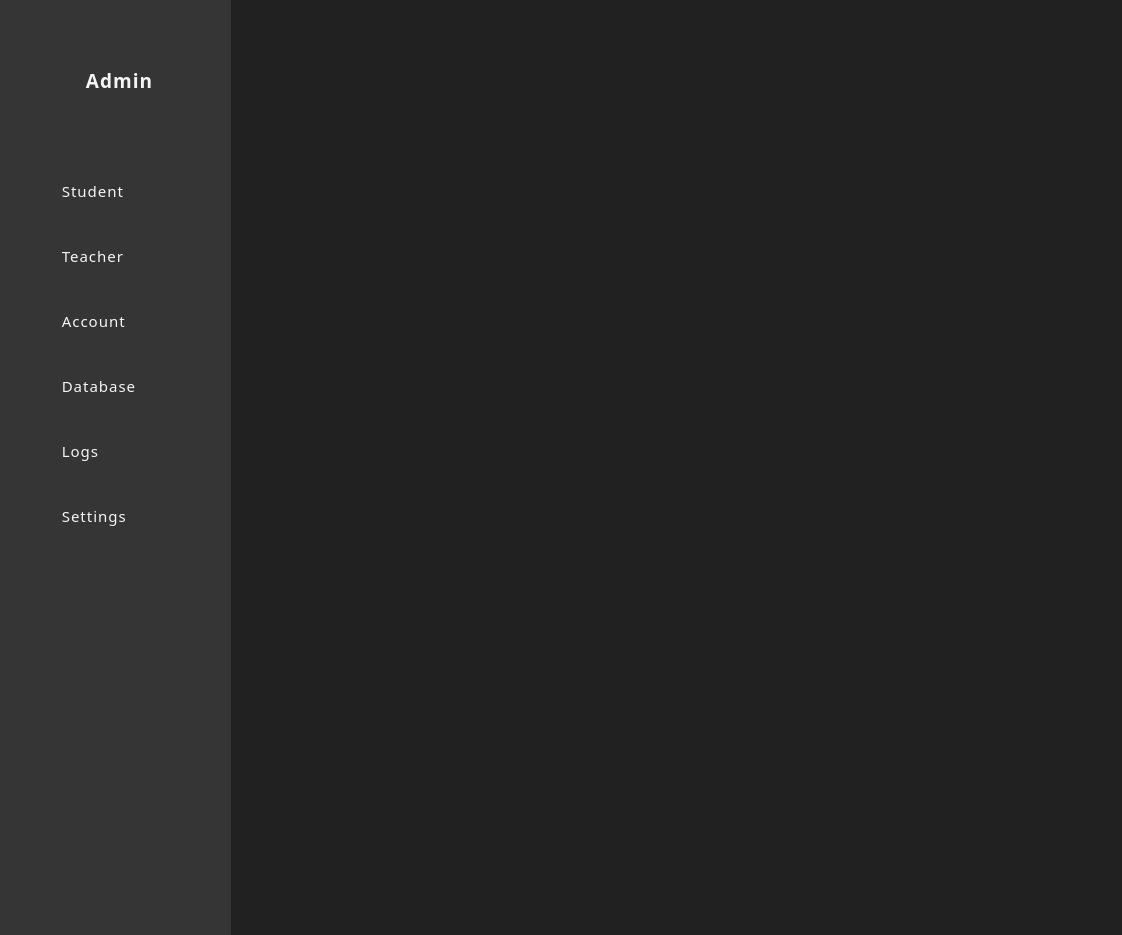
<?xml version="1.0" encoding="UTF-8"?>
<ui version="4.0">
 <class>MainForm</class>
 <widget class="QWidget" name="MainForm">
  <property name="geometry">
   <rect>
    <x>0</x>
    <y>0</y>
    <width>1122</width>
    <height>935</height>
   </rect>
  </property>
  <property name="sizePolicy">
   <sizepolicy hsizetype="Preferred" vsizetype="Preferred">
    <horstretch>0</horstretch>
    <verstretch>0</verstretch>
   </sizepolicy>
  </property>
  <property name="minimumSize">
   <size>
    <width>1122</width>
    <height>935</height>
   </size>
  </property>
  <property name="maximumSize">
   <size>
    <width>1122</width>
    <height>935</height>
   </size>
  </property>
  <property name="font">
   <font>
    <family>Segoe UI Semilight</family>
    <pointsize>12</pointsize>
   </font>
  </property>
  <property name="windowTitle">
   <string>Student &amp; Teacher Management</string>
  </property>
  <property name="windowIcon">
   <iconset>
    <normalon>../images/icon/Person.svg</normalon>
   </iconset>
  </property>
  <property name="accessibleName">
   <string>MainForm</string>
  </property>
  <property name="layoutDirection">
   <enum>Qt::LeftToRight</enum>
  </property>
  <property name="autoFillBackground">
   <bool>false</bool>
  </property>
  <property name="styleSheet">
   <string notr="true">background-color:rgb(33, 33, 33);</string>
  </property>
  <widget class="QWidget" name="widget" native="true">
   <property name="geometry">
    <rect>
     <x>-20</x>
     <y>0</y>
     <width>251</width>
     <height>941</height>
    </rect>
   </property>
   <property name="minimumSize">
    <size>
     <width>251</width>
     <height>941</height>
    </size>
   </property>
   <property name="styleSheet">
    <string notr="true">background-color:rgb(53, 53, 53);
border-radius:5px;
</string>
   </property>
   <widget class="QWidget" name="layoutWidget">
    <property name="geometry">
     <rect>
      <x>20</x>
      <y>0</y>
      <width>239</width>
      <height>551</height>
     </rect>
    </property>
    <layout class="QVBoxLayout" name="vertical_menu_layout">
     <property name="spacing">
      <number>5</number>
     </property>
     <property name="sizeConstraint">
      <enum>QLayout::SetMinimumSize</enum>
     </property>
     <property name="leftMargin">
      <number>5</number>
     </property>
     <property name="topMargin">
      <number>5</number>
     </property>
     <property name="rightMargin">
      <number>5</number>
     </property>
     <property name="bottomMargin">
      <number>5</number>
     </property>
     <item alignment="Qt::AlignHCenter|Qt::AlignVCenter">
      <widget class="QLabel" name="menu_title">
       <property name="minimumSize">
        <size>
         <width>229</width>
         <height>151</height>
        </size>
       </property>
       <property name="font">
        <font>
         <family>Segoe UI Semibold</family>
         <pointsize>14</pointsize>
         <weight>75</weight>
         <bold>true</bold>
        </font>
       </property>
       <property name="styleSheet">
        <string notr="true">color:whitesmoke;
text-align:left;
letter-spacing: 1px;
padding:10px;
margin:10px auto;</string>
       </property>
       <property name="text">
        <string>Admin</string>
       </property>
       <property name="alignment">
        <set>Qt::AlignCenter</set>
       </property>
       <property name="wordWrap">
        <bool>true</bool>
       </property>
       <property name="margin">
        <number>0</number>
       </property>
       <property name="indent">
        <number>0</number>
       </property>
      </widget>
     </item>
     <item>
      <widget class="QPushButton" name="dsh_student_menu_button">
       <property name="minimumSize">
        <size>
         <width>229</width>
         <height>60</height>
        </size>
       </property>
       <property name="font">
        <font>
         <family>Segoe UI Semilight</family>
         <pointsize>11</pointsize>
        </font>
       </property>
       <property name="cursor">
        <cursorShape>PointingHandCursor</cursorShape>
       </property>
       <property name="mouseTracking">
        <bool>true</bool>
       </property>
       <property name="styleSheet">
        <string notr="true">color:whitesmoke;
padding:10px auto;
margin:10px;
text-align:left;
letter-spacing:1px</string>
       </property>
       <property name="text">
        <string>  Student</string>
       </property>
       <property name="icon">
        <iconset>
         <normalon>../images/icon/Person.svg</normalon>
        </iconset>
       </property>
       <property name="flat">
        <bool>true</bool>
       </property>
       <attribute name="buttonGroup">
        <string notr="true">menu_button</string>
       </attribute>
      </widget>
     </item>
     <item>
      <widget class="QPushButton" name="dsh_teacher_menu_button">
       <property name="minimumSize">
        <size>
         <width>229</width>
         <height>60</height>
        </size>
       </property>
       <property name="font">
        <font>
         <family>Segoe UI Semilight</family>
         <pointsize>11</pointsize>
        </font>
       </property>
       <property name="cursor">
        <cursorShape>PointingHandCursor</cursorShape>
       </property>
       <property name="mouseTracking">
        <bool>true</bool>
       </property>
       <property name="styleSheet">
        <string notr="true">color:whitesmoke;
padding:10px auto;
margin:10px;
text-align:left;
letter-spacing:1px</string>
       </property>
       <property name="text">
        <string>  Teacher</string>
       </property>
       <property name="icon">
        <iconset>
         <normalon>../images/icon/Person.svg</normalon>
        </iconset>
       </property>
       <property name="flat">
        <bool>true</bool>
       </property>
       <attribute name="buttonGroup">
        <string notr="true">menu_button</string>
       </attribute>
      </widget>
     </item>
     <item>
      <widget class="QPushButton" name="dsh_account_menu_button_4">
       <property name="minimumSize">
        <size>
         <width>229</width>
         <height>60</height>
        </size>
       </property>
       <property name="font">
        <font>
         <family>Segoe UI Semilight</family>
         <pointsize>11</pointsize>
        </font>
       </property>
       <property name="cursor">
        <cursorShape>PointingHandCursor</cursorShape>
       </property>
       <property name="mouseTracking">
        <bool>true</bool>
       </property>
       <property name="styleSheet">
        <string notr="true">color:whitesmoke;
padding:10px auto;
margin:10px;
text-align:left;
letter-spacing:1px</string>
       </property>
       <property name="text">
        <string>  Account</string>
       </property>
       <property name="icon">
        <iconset>
         <normalon>../images/icon/Person.svg</normalon>
        </iconset>
       </property>
       <property name="flat">
        <bool>true</bool>
       </property>
       <attribute name="buttonGroup">
        <string notr="true">menu_button</string>
       </attribute>
      </widget>
     </item>
     <item>
      <widget class="QPushButton" name="dsh_database_menu_button">
       <property name="minimumSize">
        <size>
         <width>229</width>
         <height>60</height>
        </size>
       </property>
       <property name="font">
        <font>
         <family>Segoe UI Semilight</family>
         <pointsize>11</pointsize>
        </font>
       </property>
       <property name="cursor">
        <cursorShape>PointingHandCursor</cursorShape>
       </property>
       <property name="mouseTracking">
        <bool>true</bool>
       </property>
       <property name="styleSheet">
        <string notr="true">color:whitesmoke;
padding:10px auto;
margin:10px;
text-align:left;
letter-spacing:1px</string>
       </property>
       <property name="text">
        <string>  Database</string>
       </property>
       <property name="icon">
        <iconset>
         <normalon>../images/icon/Person.svg</normalon>
        </iconset>
       </property>
       <property name="flat">
        <bool>true</bool>
       </property>
       <attribute name="buttonGroup">
        <string notr="true">menu_button</string>
       </attribute>
      </widget>
     </item>
     <item>
      <widget class="QPushButton" name="dsh_logs_menu_button_2">
       <property name="minimumSize">
        <size>
         <width>229</width>
         <height>60</height>
        </size>
       </property>
       <property name="font">
        <font>
         <family>Segoe UI Semilight</family>
         <pointsize>11</pointsize>
        </font>
       </property>
       <property name="cursor">
        <cursorShape>PointingHandCursor</cursorShape>
       </property>
       <property name="mouseTracking">
        <bool>true</bool>
       </property>
       <property name="styleSheet">
        <string notr="true">color:whitesmoke;
padding:10px auto;
margin:10px;
text-align:left;
letter-spacing:1px</string>
       </property>
       <property name="text">
        <string>  Logs</string>
       </property>
       <property name="icon">
        <iconset>
         <normalon>../images/icon/Person.svg</normalon>
        </iconset>
       </property>
       <property name="flat">
        <bool>true</bool>
       </property>
      </widget>
     </item>
     <item>
      <widget class="QPushButton" name="dsh_settings_menu_button">
       <property name="minimumSize">
        <size>
         <width>229</width>
         <height>60</height>
        </size>
       </property>
       <property name="font">
        <font>
         <family>Segoe UI Semilight</family>
         <pointsize>11</pointsize>
        </font>
       </property>
       <property name="cursor">
        <cursorShape>PointingHandCursor</cursorShape>
       </property>
       <property name="mouseTracking">
        <bool>true</bool>
       </property>
       <property name="styleSheet">
        <string notr="true">color:whitesmoke;
padding:10px auto;
margin:10px;
text-align:left;
letter-spacing:1px</string>
       </property>
       <property name="text">
        <string>  Settings</string>
       </property>
       <property name="icon">
        <iconset>
         <normalon>../images/icon/Person.svg</normalon>
        </iconset>
       </property>
       <property name="flat">
        <bool>true</bool>
       </property>
       <attribute name="buttonGroup">
        <string notr="true">menu_button</string>
       </attribute>
      </widget>
     </item>
    </layout>
    <zorder>menu_title</zorder>
    <zorder>dsh_student_menu_button</zorder>
    <zorder>dsh_settings_menu_button</zorder>
    <zorder>dsh_teacher_menu_button</zorder>
    <zorder>dsh_database_menu_button</zorder>
    <zorder>dsh_logs_menu_button_2</zorder>
    <zorder>dsh_account_menu_button_4</zorder>
   </widget>
  </widget>
 </widget>
 <resources/>
 <connections/>
 <buttongroups>
  <buttongroup name="menu_button"/>
 </buttongroups>
</ui>
